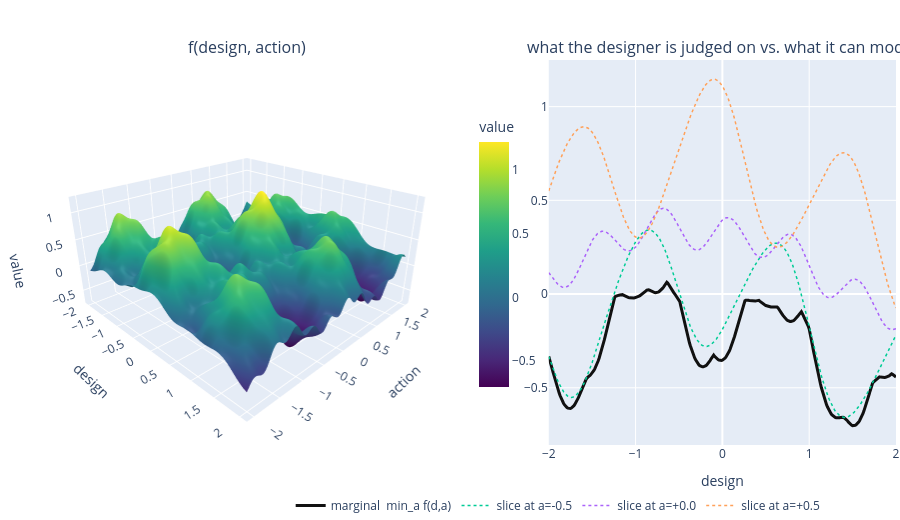

This figure's notebook cell:
### Markdown cell above
## The landscape

Both optimizers minimize this one surface. Neither ever sees it whole: the designer only observes a
design's realized value, the controller only the slice for the design in front of it.

The second panel is the distinction that drives everything. **What the designer is judged on** is the
marginal — the best value reachable on each design — but **what it can model** is a single slice at
the controller's current mean action. Where those two curves disagree, the designer's model of
design quality is wrong no matter how large its generalization radius is.

### Code cell
n = 401
Zg = L.f(L.grid(n)).numpy()
ax = L.axis(n).numpy()

fig = make_subplots(
    rows=1, cols=2, specs=[[{"type": "surface"}, {"type": "xy"}]],
    column_widths=[0.58, 0.42], horizontal_spacing=0.07,
    subplot_titles=("f(design, action)", "what the designer is judged on vs. what it can model"),
)
fig.add_trace(go.Surface(x=ax, y=ax, z=Zg.T, colorscale=SEQ,
                         colorbar=dict(title="value", x=0.52, len=0.75)), row=1, col=1)

marg = Zg.min(axis=1)
fig.add_trace(go.Scatter(x=ax, y=marg, name="marginal  min_a f(d,a)",
                         line=dict(width=3, color="#111")), row=1, col=2)
for a_fixed in (-0.5, 0.0, 0.5):
    j = int(np.abs(ax - a_fixed).argmin())
    fig.add_trace(go.Scatter(x=ax, y=Zg[:, j], name=f"slice at a={a_fixed:+.1f}",
                             line=dict(width=1.5, dash="dot")), row=1, col=2)

fig.update_layout(
    scene=dict(xaxis_title="design", yaxis_title="action", zaxis_title="value",
               camera=dict(eye=dict(x=1.6, y=-1.6, z=1.0))),
    height=520, margin=dict(l=0, r=0, t=60, b=0),
    legend=dict(orientation="h", y=-0.12, x=0.62, xanchor="center"),
)
fig.update_xaxes(title="design", row=1, col=2)
fig.show()

### Figure 1 — Plotly figure (JSON) as saved in the notebook; plotly's stock layout.template omitted (floating-point values rounded to 4 significant figures; data arrays with more than 128 entries replaced by an {"elided": "..."} marker saying what was removed)
{"data": [{"colorbar": {"len": 0.75, "title": {"text": "value"}, "x": 0.52}, "colorscale": [[0, "#440154"], [0.1111, "#482878"], [0.2222, "#3e4989"], [0.3333, "#31688e"], [0.4444, "#26828e"], [0.5556, "#1f9e89"], [0.6667, "#35b779"], [0.7778, "#6ece58"], [0.8889, "#b5de2b"], [1, "#fde725"]], "scene": "scene", "type": "surface", "x": {"elided": "401 float values"}, "y": {"elided": "401 float values"}, "z": {"elided": "401x401 float values"}}, {"line": {"color": "#111", "width": 3}, "name": "marginal  min_a f(d,a)", "type": "scatter", "x": {"elided": "401 float values"}, "xaxis": "x", "y": {"elided": "401 float values"}, "yaxis": "y"}, {"line": {"dash": "dot", "width": 1.5}, "name": "slice at a=-0.5", "type": "scatter", "x": {"elided": "401 float values"}, "xaxis": "x", "y": {"elided": "401 float values"}, "yaxis": "y"}, {"line": {"dash": "dot", "width": 1.5}, "name": "slice at a=+0.0", "type": "scatter", "x": {"elided": "401 float values"}, "xaxis": "x", "y": {"elided": "401 float values"}, "yaxis": "y"}, {"line": {"dash": "dot", "width": 1.5}, "name": "slice at a=+0.5", "type": "scatter", "x": {"elided": "401 float values"}, "xaxis": "x", "y": {"elided": "401 float values"}, "yaxis": "y"}], "layout": {"annotations": [{"font": {"size": 16}, "showarrow": false, "text": "f(design, action)", "x": 0.2697, "xanchor": "center", "xref": "paper", "y": 1, "yanchor": "bottom", "yref": "paper"}, {"font": {"size": 16}, "showarrow": false, "text": "what the designer is judged on vs. what it can model", "x": 0.8047, "xanchor": "center", "xref": "paper", "y": 1, "yanchor": "bottom", "yref": "paper"}], "height": 520, "legend": {"orientation": "h", "x": 0.62, "xanchor": "center", "y": -0.12}, "margin": {"b": 0, "l": 0, "r": 0, "t": 60}, "scene": {"camera": {"eye": {"x": 1.6, "y": -1.6, "z": 1}}, "domain": {"x": [0, 0.5394], "y": [0, 1]}, "xaxis": {"title": {"text": "design"}}, "yaxis": {"title": {"text": "action"}}, "zaxis": {"title": {"text": "value"}}}, "xaxis": {"anchor": "y", "domain": [0.6094, 1.0], "title": {"text": "design"}}, "yaxis": {"anchor": "x", "domain": [0, 1]}}}
